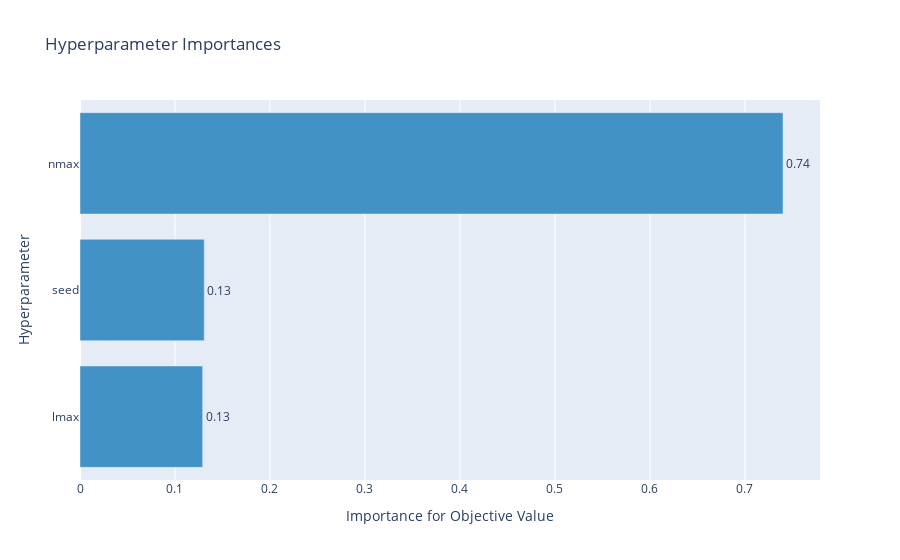

Notebook code for this chart:
### Markdown cell above
### Hyperparameter Importances

### Code cell
optuna.visualization.plot_param_importances(study)

### Figure 1 — Plotly figure (JSON) as saved in the notebook; plotly's stock layout.template omitted (floating-point values rounded to 4 significant figures)
{"data": [{"cliponaxis": false, "hovertemplate": ["lmax (IntDistribution): 0.12911296994555593<extra></extra>", "seed (IntDistribution): 0.13083084835385766<extra></extra>", "nmax (IntDistribution): 0.7400561817005864<extra></extra>"], "marker": {"color": "rgb(66,146,198)"}, "orientation": "h", "text": ["0.13", "0.13", "0.74"], "textposition": "outside", "type": "bar", "x": [0.1291, 0.1308, 0.7401], "y": ["lmax", "seed", "nmax"]}], "layout": {"showlegend": false, "title": {"text": "Hyperparameter Importances"}, "xaxis": {"title": {"text": "Importance for Objective Value"}}, "yaxis": {"title": {"text": "Hyperparameter"}}}}
